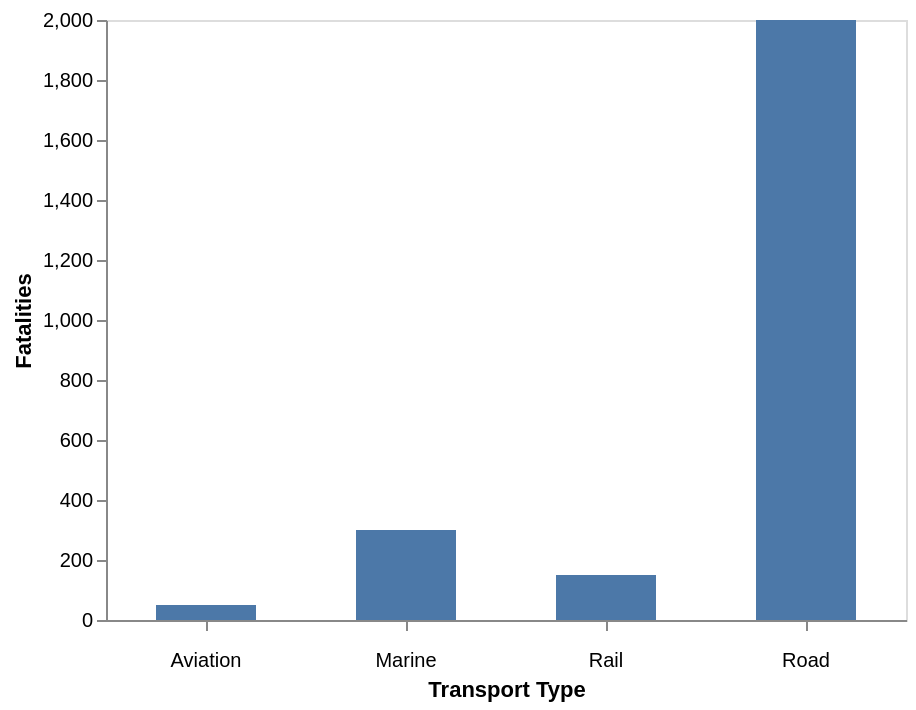

The Vega-Lite source for this figure:
### Vega-Lite specification from a JSON file in a GitHub repository (floating-point values rounded to 4 significant figures)
{"$schema": "https://vega.github.io/schema/vega-lite/v5.json", "description": "Bar chart showing fatalities of road, rail, marine, and aviation transport.", "width": 400, "data": {"values": [{"transport": "Road", "fatalities": 2000}, {"transport": "Rail", "fatalities": 150}, {"transport": "Marine", "fatalities": 300}, {"transport": "Aviation", "fatalities": 50}]}, "mark": {"type": "bar", "tooltip": true, "size": 50}, "encoding": {"x": {"field": "transport", "type": "nominal", "axis": {"title": "Transport Type", "labelAngle": 0, "labelPadding": 10}}, "y": {"field": "fatalities", "type": "quantitative", "axis": {"title": "Fatalities"}}}, "config": {"background": null, "axis": {"grid": false}}}
